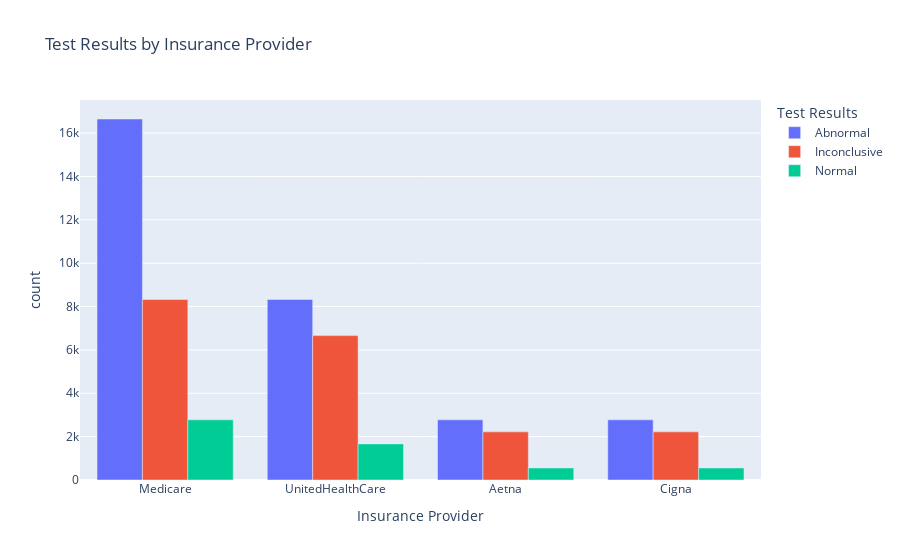

Notebook source saved alongside this figure:
### Markdown cell above
#### **Insurance Provider vs Test Results**

### Code cell
provider_results = data.groupby("Insurance Provider")["Test Results"].value_counts().sort_values(ascending=False)
provider_results = round(provider_results, 2).reset_index()
print(provider_results)

fig = px.bar(
    provider_results, 
    barmode="group",    
    x="Insurance Provider",
    y="count",
    color="Test Results",
    # text="count",
    title="Test Results by Insurance Provider"
)
fig.show()

### Figure 1 — Plotly figure (JSON) as saved in the notebook; plotly's stock layout.template omitted (floating-point values rounded to 4 significant figures)
{"data": [{"alignmentgroup": "True", "hovertemplate": "Test Results=Abnormal<br>Insurance Provider=%{x}<br>count=%{y}<extra></extra>", "legendgroup": "Abnormal", "marker": {"color": "#636efa", "pattern": {"shape": ""}}, "name": "Abnormal", "offsetgroup": "Abnormal", "orientation": "v", "showlegend": true, "textposition": "auto", "type": "bar", "x": ["Medicare", "UnitedHealthCare", "Aetna", "Cigna"], "xaxis": "x", "y": [16650, 8325, 2775, 2775], "yaxis": "y"}, {"alignmentgroup": "True", "hovertemplate": "Test Results=Inconclusive<br>Insurance Provider=%{x}<br>count=%{y}<extra></extra>", "legendgroup": "Inconclusive", "marker": {"color": "#EF553B", "pattern": {"shape": ""}}, "name": "Inconclusive", "offsetgroup": "Inconclusive", "orientation": "v", "showlegend": true, "textposition": "auto", "type": "bar", "x": ["Medicare", "UnitedHealthCare", "Aetna", "Cigna"], "xaxis": "x", "y": [8325, 6660, 2220, 2220], "yaxis": "y"}, {"alignmentgroup": "True", "hovertemplate": "Test Results=Normal<br>Insurance Provider=%{x}<br>count=%{y}<extra></extra>", "legendgroup": "Normal", "marker": {"color": "#00cc96", "pattern": {"shape": ""}}, "name": "Normal", "offsetgroup": "Normal", "orientation": "v", "showlegend": true, "textposition": "auto", "type": "bar", "x": ["Medicare", "UnitedHealthCare", "Aetna", "Cigna"], "xaxis": "x", "y": [2775, 1665, 555, 555], "yaxis": "y"}], "layout": {"barmode": "group", "legend": {"title": {"text": "Test Results"}, "tracegroupgap": 0}, "title": {"text": "Test Results by Insurance Provider"}, "xaxis": {"anchor": "y", "domain": [0, 1], "title": {"text": "Insurance Provider"}}, "yaxis": {"anchor": "x", "domain": [0, 1], "title": {"text": "count"}}}}
